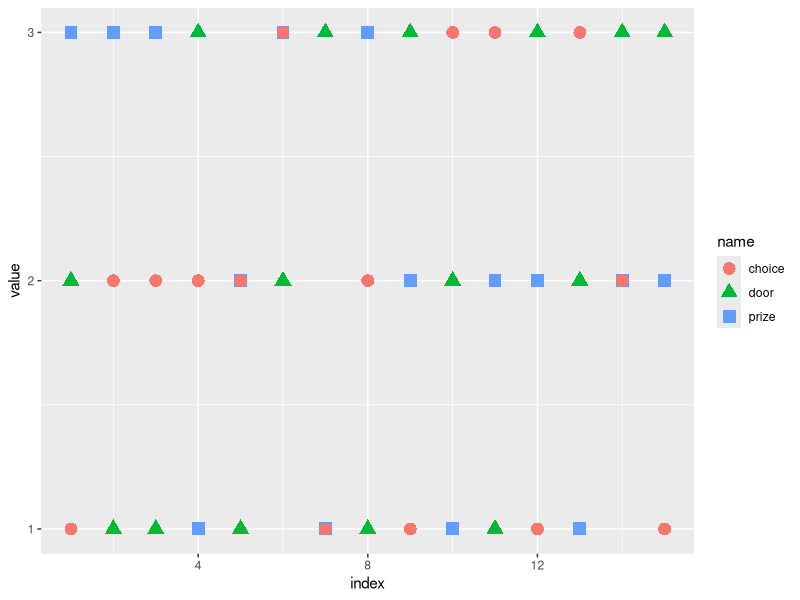
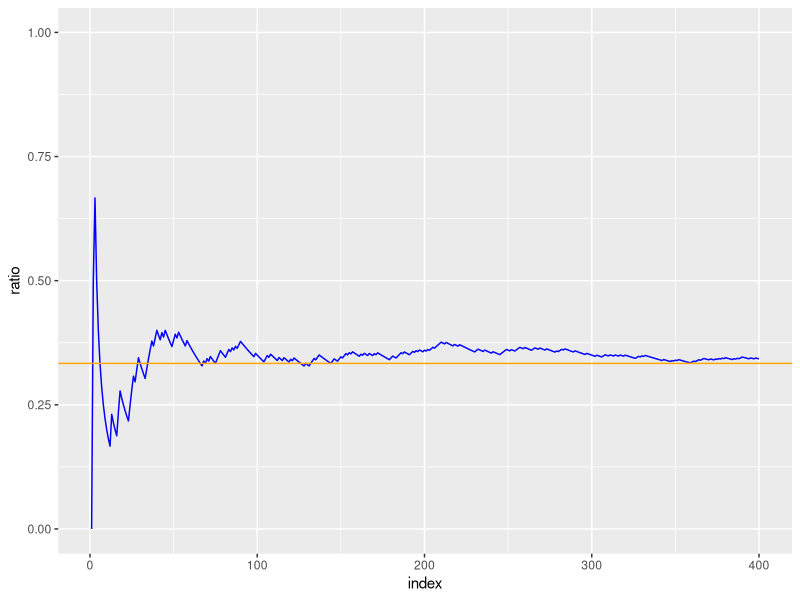
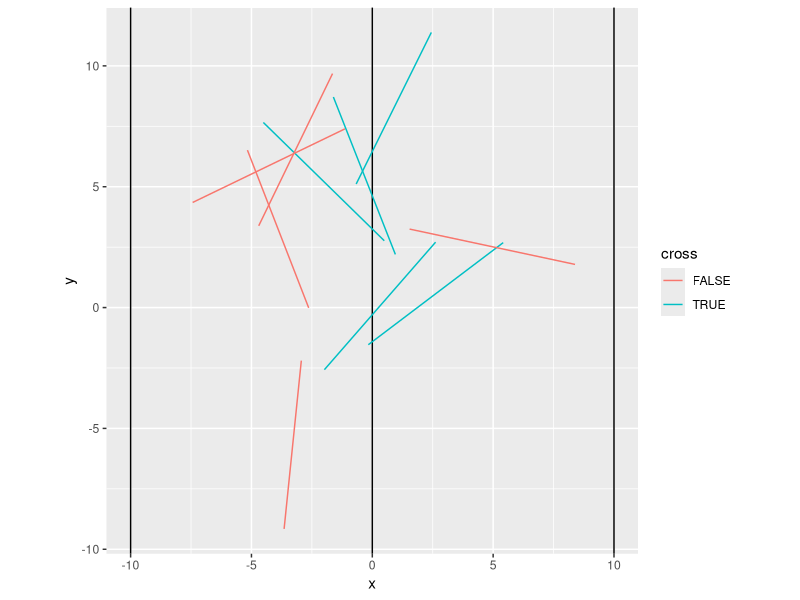
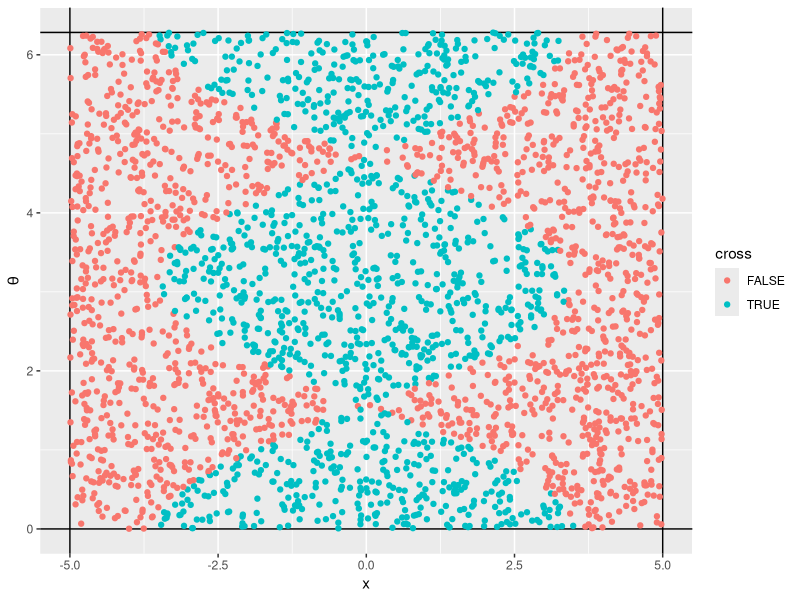
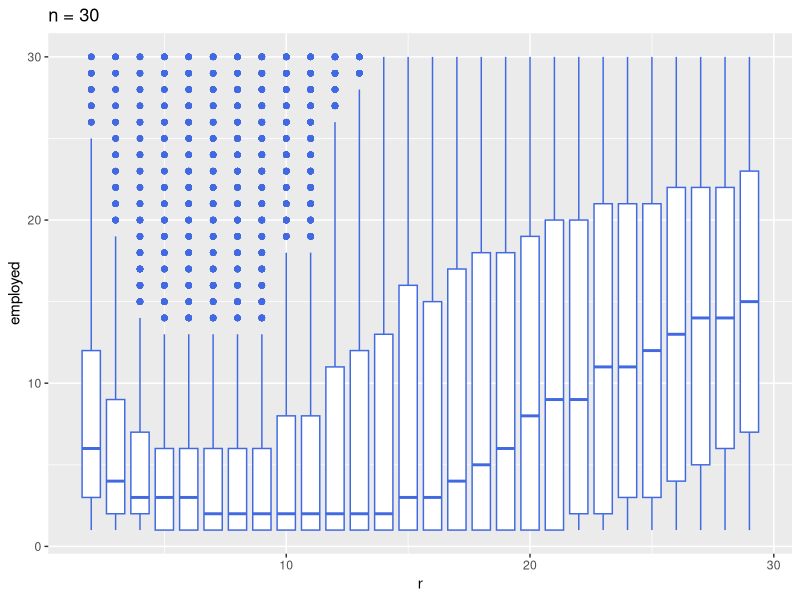
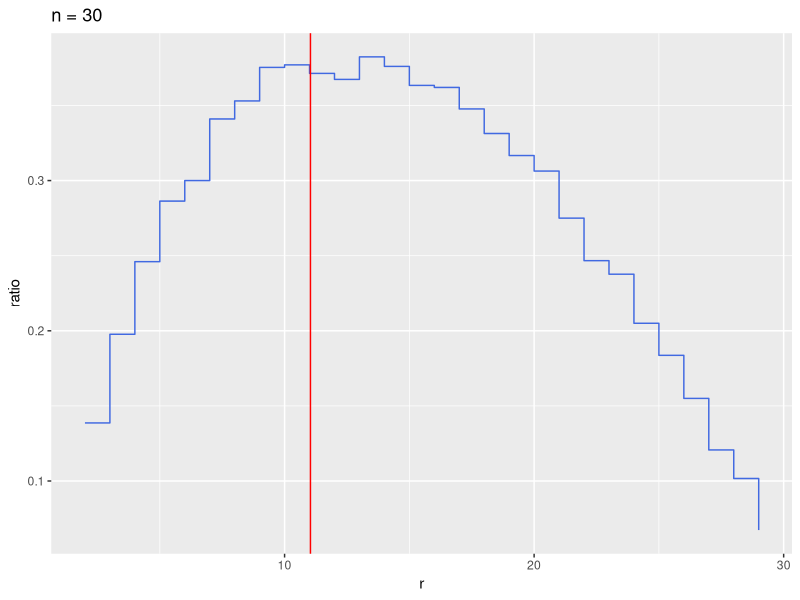

R code for these plots, in order:
### 第6講 サンプルコード
library(tidyverse)

#' @exercise 乱数で用いた例

#' 関数 sample() の使い方
x <- 1:10 # サンプリング対象の集合をベクトルとして定義
set.seed(123) # 乱数のシード値(任意に決めてよい)を指定
sample(x, 5)  # xから5つの要素を重複なしでランダムに抽出
sample(x, length(x)) # xの要素のランダムな並べ替えとなる
sample(x, 5, replace=TRUE) # xから5つの要素を重複ありでランダムに抽出
sample(1:6, 10, replace=TRUE) # サイコロを10回振る実験の再現
sample(1:6, 10, prob=6:1, replace=TRUE) # 出る目の確率に偏りがある場合

#' 関数 rbinom() の使い方
rbinom(10, size=4, prob=0.5) # 確率0.5に対する次数4の二項乱数を10個発生
rbinom(20, size=4, prob=0.2) # 個数を20, 確率を0.2に変更
#' 関数 runif() の使い方
runif(5, min=-1, max=2) # 区間(-1,2)上の一様乱数を5個発生
runif(5) # 指定しない場合は区間(0,1)が既定値

#' 関数 set.seed() の使い方
set.seed(1) # 乱数のシード値をseed=1で指定
runif(5) 
set.seed(2) # 乱数のシード値をseed=2で指定
runif(5)    # seed=1の場合と異なる系列が観測される
set.seed(1) # 乱数のシード値をseed=1で指定
runif(5)    # 初めのseed=1の場合と同じ系列が再現される

#' 2つのサイコロを振る試行の数値実験
#' 試行(1回の実験)を行う関数を用意する
my_trial <- function(){ # この問題では引数は不要
  dice <- sample(1:6, 2, replace=TRUE) # 2個のサイコロを振る
  return(dice)
}
#' 乱数のシード値を指定
set.seed(20240524)
#' 確率シミュレーションを実行
my_data <- replicate(10, # 10回実験
                     my_trial()) # 実行する関数を指定
print(my_data) # 実験結果は行列(配列)として保存されている

#' ---------------------------------------------------------------------------
#' @practice コイン投げの賭け
#'
#' 試行を行う関数
my_trial <- function(){ 
  while(TRUE){ # 永久に回るループ
    if(sample(c("h","t"),1) == "h"){ # h:head，t:tail
      return("Alice") # Aliceが表を出して終了
    }
    if(sample(c("h","t"),1) == "h"){
      return("Bob") # Bobが表を出して終了
    }
    #' どちらも裏ならもう一度ループ
  }
}
#' @notes
#' この関数は rbinom を用いても実装できるので試みてみよう
#' 
#' 試行を行ってみる (勝った方の名前が表示される)
my_trial()
my_trial()
#'
#' 確率シミュレーション
#' set.seed(8888) # 実験を再現する場合はシードを指定
mc <- 10000 # 回数を設定 
my_data <- replicate(mc, my_trial())
str(my_data) # 結果が mc 次元のベクトルになっていることが確認できる
#'
#' 簡単な集計 (この賭けは先手が有利なはず)
table(my_data) # 頻度を表示する
table(my_data)/mc # 勝率の計算 (全実験回数で除算)
#' ---------------------------------------------------------------------------

#' ---------------------------------------------------------------------------
#' @practice Monty Hole 問題
#' 
#' クイズに答える試行 (賞品の位置は固定して解答者をランダムに配置する場合)
monty_trial <- function(verbose = FALSE){
  #' 賞品は1に置いてあるものとする
  choice <- sample(1:3, size = 1) # 解答者の最初の選択
  if(choice == 1) { # 変えないのが正解の場合
    win <- "stay"
    door <- sample(2:3, size = 1) # Monty が開ける扉 (2か3をランダムに選択)
  } else { # 変えるのが正解の場合
    win <- "change"
    if(choice == 2) { # 2を選択したら3を開ける
      door <- 3
    } else { # そうでなければ(3を選択)2を開ける
      door <-2 
    }
  }
  if(verbose == TRUE){ # 賞品，解答者の選択，Monty が開ける扉を返す
    return(c(prize = 1, choice = choice, door = door))
  } else { # 勝ち負けの条件を返す
    return(win)
  }
}
#'
#' クイズに答える試行 (賞品と解答者をランダムに配置する場合)
#' if 文で素朴に書くこともできるが
#' 集合を操作する関数 setdiff(), union() を利用することができる
#' 
monty_trial <- function(verbose = FALSE){
  prize <- sample(1:3, size = 1)  # 賞品の置かれた扉
  choice <- sample(1:3, size = 1) # 解答者の最初の選択
  if(prize == choice) { # 変えないのが正解の場合
    win <- "stay"
    door <- sample(setdiff(1:3, prize), size = 1) # Monty が開ける扉 (ランダムに選択)
  } else { # 変えるのが正解の場合
    win <- "change"
    door <- setdiff(1:3, union(prize, choice)) # Monty が開ける扉
  }
  if(verbose == TRUE){ # 賞品，解答者の選択，Monty が開ける扉を返す
    return(c(prize = prize, choice = choice, door = door))
  } else { # 勝ち負けの条件を返す
    return(win)
  }
}
#'
#' 試行を行ってみる
monty_trial()
monty_trial()
#'
#' 詳細な情報を表示する場合 (絵を描くときに用いる)
monty_trial(verbose = TRUE)
monty_trial(verbose = TRUE)
#'
#' 実験の状況を絵にしてみる
mc <- 15
replicate(mc, monty_trial(verbose = TRUE)) |>
  t() |> # 配列を転置
  as_tibble() |> # データフレームに変更
  rowid_to_column(var = "index") |> # 試行の番号を追加
  pivot_longer(!index) |> # index 以外を long format 化
  ggplot(aes(x = index, y = value,
             colour = name, shape = name)) +
  geom_point(size = 4) + # サイズを大きめに表示
  scale_y_continuous(breaks = 1:3)
#'
#' 実験とともに勝率がどのように変化するか図示してみる
mc <- 400
replicate(mc, monty_trial()) |>
  as_tibble_col(column_name = "win") |>
  rowid_to_column(var = "index") |>
  mutate(stay_win = win == "stay", # 留まって勝つ場合
         ratio = cumsum(stay_win)/index) |> # 勝率の推移を計算
  ggplot(aes(x = index, y = ratio)) +
  geom_line(colour = "blue") + 
  geom_hline(yintercept = 1/3, colour = "orange") + # 理論値
  ylim(c(0,1)) # y軸の描画範囲を指定
#'
#' 大規模な確率シミュレーション
mc <- 50000 # 回数を設定 
monty_data <- replicate(mc, monty_trial()) 
#'
#' 簡単な集計
table(monty_data)    # 頻度
table(monty_data)/mc # 確率(推定値)
#' ---------------------------------------------------------------------------

#' ---------------------------------------------------------------------------
#' @practice Buffonの針
#'
#' 針を投げる試行を定義する
#' 試行の周期性から1本の線の回りで問題を考えれば良い
#' 針の中心位置 x (-d/2<x<d/2) と向き theta (0<theta<2π) をランダムに生成
#' 針の先と尾の座標の符号が異なれば位置0の線と交わっていると判断できる
#' 
buffon_trial <- function(d, l, verbose = FALSE){ # dとlを指定
  x <- runif(1, min = -d/2, max = d/2) # 位置
  theta <- runif(1, min = 0, max = 2*pi) # 角度
  cross <- FALSE # 交わったかどうかを示す変数
  if((x+l*cos(theta)/2)*(x-l*cos(theta)/2) < 0){
    cross <- TRUE # 交わった場合に書き換え
  }
  if(verbose == TRUE){ # 位置と角度も返す
    return(c(x = x, theta = theta,       # ベクトルで返すので
             cross = as.numeric(cross))) # データ型を揃える
  } else { # 交わったかどうかだけ返す
    return(cross) # 論理値のまま返す
  }
}
#'
#' 試行を行ってみる
d <- 10
l <- 7
buffon_trial(d, l)
buffon_trial(d, l)
#'
#' 詳細な情報を表示する場合 (絵を描くときに用いる)
buffon_trial(d, l, verbose = TRUE)
buffon_trial(d, l, verbose = TRUE)
#'
#' 絵にしてみる
mc <- 10
replicate(mc, buffon_trial(d, l, verbose = TRUE)) |>
  t() |> # 配列を転置
  as_tibble() |> # tibble に変換
  mutate( # 図に必要な情報を加える
    y = runif(mc, min = -(d+l)/2, max = (d+l)/2), # 中心のy座標をランダムに生成
    x1 = x-l/2*cos(theta), 
    x2 = x+l/2*cos(theta),
    y1 = y-l/2*sin(theta),
    y2 = y+l/2*sin(theta),
    cross = as.logical(cross)) |> # 交わり表すラベル(論理値)
  ggplot() + 
  geom_vline(xintercept = c(-d,0,d)) + # 縦棒を描く
  geom_segment(aes(x = x1, y = y1,       # 始点
                   xend = x2, yend = y2, # 終点
                   colour = cross)) +    # 交わりを表示
  labs(x = "x", y = "y") +
  coord_fixed() # 座標軸の比を1に固定
#'
#' xとthetaの関係を図にしてみる
mc <- 3000
replicate(mc, buffon_trial(d, l, verbose = TRUE)) |>
  t() |> 
  as_tibble() |> 
  mutate( # 図に必要な情報を加える
    cross = as.logical(cross)) |> # 交わり表すラベル(論理値)
  ggplot(aes(x = x, y = theta, colour = cross)) + 
  geom_vline(xintercept = c(-d/2,d/2)) + # 境界を描く
  geom_hline(yintercept = c(0,2*pi)) +   # 横線を描く
  geom_point() + labs(y = expression(theta)) 
#' 
#' 大規模な確率シミュレーション
mc <- 100000 # 回数を設定 
buffon_data <- replicate(mc, buffon_trial(d, l)) 
#'
#' 簡単な集計
table(buffon_data)      # 頻度 (TRUEが針の交わった回数)
table(buffon_data)/mc   # 確率(推定値)
print((2*l)/(pi*d)) # 針の交わる確率 (理論値)
2*l/d/(table(buffon_data)/mc)["TRUE"] # π の推定値
#' ---------------------------------------------------------------------------

#' ---------------------------------------------------------------------------
#' @practice 秘書問題
#' 
#' 秘書の採用の試行
secretary_trial <- function(n, r, verbose = FALSE){ # nとrを指定
  applicants <- sample(1:n, size = n) # n人の順位をランダムに並べ替える
  ref <- applicants[1:(r-1)] # r-1人目までは参照(最高順位が基準点)
  test <- applicants[r:n]    # r人目以降が採用候補
  idx <- which(test < min(ref)) # 採用候補の中で基準点より良い人を選出
  if(length(idx) == 0) { # 1人も規準良い人がいない場合
    employed <- applicants[n] # 最後の人を採用
  } else {
    employed <- test[idx[1]]  # 最初に基準点を越えた人を採用
  }
  if(verbose == TRUE){ # 全順位も返す
    return(list(applicants = applicants, 
                employed = employed)) # 2つの異なるベクトルをリストで束ねる
  } else { # 採用した者の順位のみ返す
    return(employed)
  }
}
#'
#' 試行を行ってみる
n <- 10 # 候補者は10名
secretary_trial(n, 2, verbose = TRUE) # 2人目から採用を考える
secretary_trial(n, 3, verbose = TRUE) # 3人目から採用を考える
secretary_trial(n, 4, verbose = TRUE) # 4人目から採用を考える
secretary_trial(n, 5, verbose = TRUE) # 5人目から採用を考える
secretary_trial(n, 6, verbose = TRUE) # 6人目から採用を考える
#'
#' set.seed(8888) # 実験を再現したい場合はシードを指定
mc <- 3000
n <- 30 # 候補者数を変えて実験
secretary_data <- tibble(r = NULL,
                  employed = NULL)
for (r in 2:(n-1)) {
  foo <- replicate(mc, secretary_trial(n, r))
  if(r %in% c(2,6,10,14,18,22)) { # いくつか表示
    cat("採用開始: ", r, "\n")
    print(table(foo))
  }
  secretary_data <- bind_rows(secretary_data, # 前の実験結果に追加
                       tibble(r = rep(r,mc),
                              employed = foo))
}
#'
#' 各rでどのような順位が採用されたか分布を図示してみる
secretary_data |>
  ggplot(aes(x = r, y = employed)) +
  geom_boxplot(aes(group = r), # rごとに集計
               fill = "white", colour ="royalblue") +
  labs(title = paste("n =", n)) # nをタイトルに表示
#'
#' 理論的に良いとされるrの値 (nが十分大きい場合)
n/exp(1) 
#'
#' 各rで1位を採用できる確率を図示してみる
secretary_data |>
  group_by(r) |> 
  summarize(ratio = mean(employed == 1)) |> # 1位ならTRUE(1)
  ggplot(aes(x = r, y = ratio)) +
  geom_step(colour = "royalblue") + # 階段関数で描画
  geom_vline(xintercept = n/exp(1), colour = "red") + # 理論値
  labs(title = paste("n =", n)) # nをタイトルに表示
#' ---------------------------------------------------------------------------
